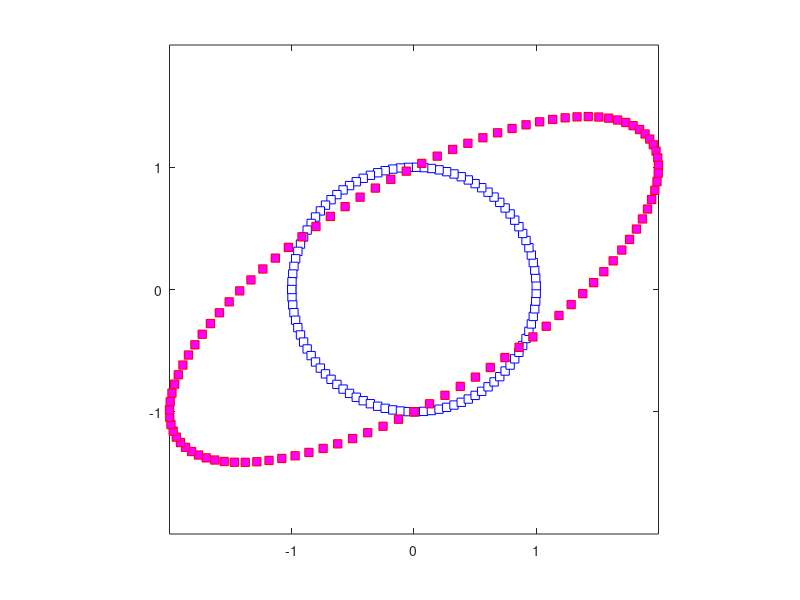

Here is the MATLAB script that generated this plot:
%%% CODE CHALLENGE 09

% geometric transformations via matrix multiplication

% generate XY coordinates for a circle
% plot the circle 
x = linspace(-pi, pi, 100);
xy = [cos(x) ; sin(x)]';

figure(1), clf 
plot(xy(:, 1), xy(:, 2), 'bs', 'markerfacecolor', 'w')

% create a 2x2 matrix (starting with I)
T = [ 0 1 ; 2 1 ];

% multiply matrix by coordinates
newxy = xy * T;

% plot the new coords
hold on 
plot(newxy(:, 1), newxy(:, 2), 'rs', 'markerfacecolor', 'm')
axis([ -1 1 -1 1 ] * max(abs([ newxy(:); xy(:) ])))
axis square

% try with various matrices

% try with a singular matrix (columns form a linearly dependent set)